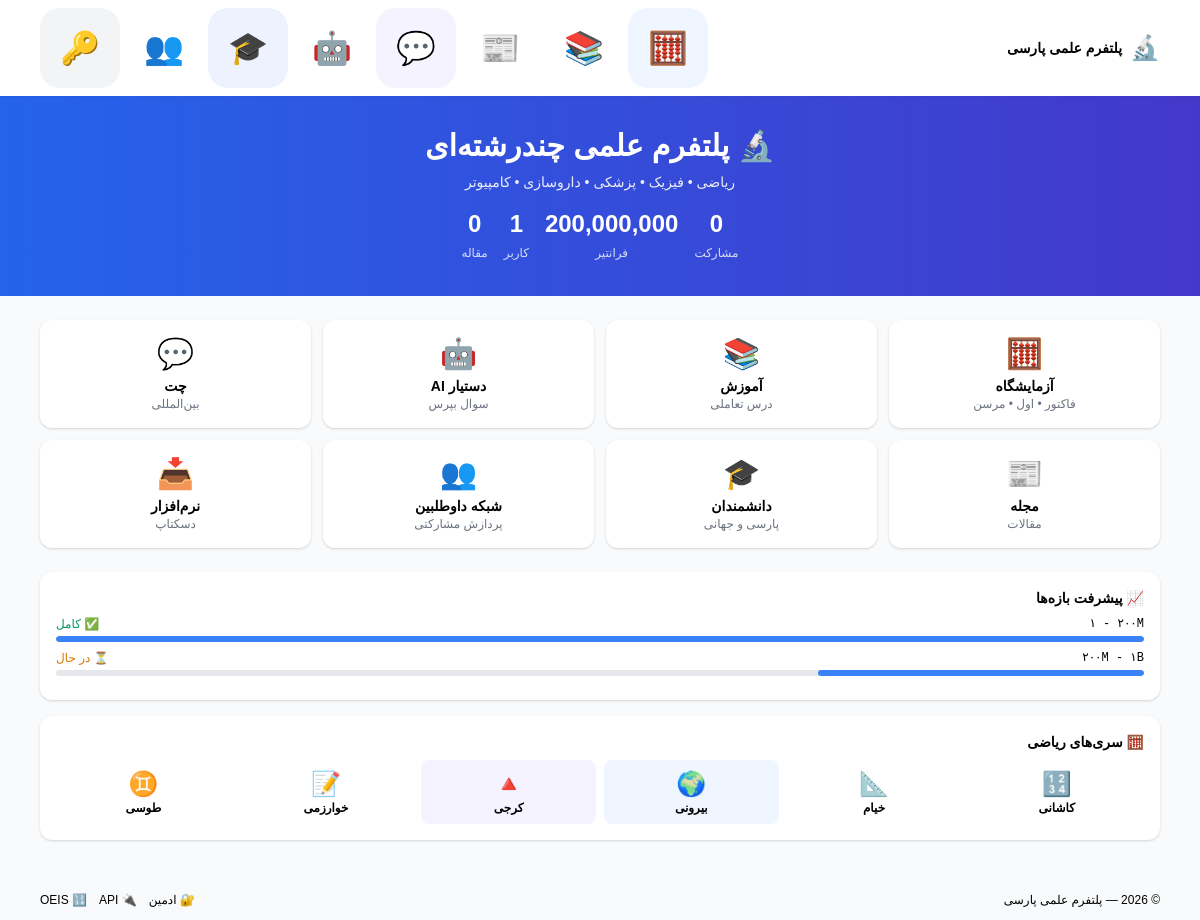
The page / on the database its author committed.
### tables this page shows
CREATE TABLE IF NOT EXISTS math_series (
    id INT AUTO_INCREMENT PRIMARY KEY,
    name VARCHAR(100) NOT NULL,
    name_en VARCHAR(100) NOT NULL,
    name_ar VARCHAR(100),
    mathematician VARCHAR(200),
    mathematician_en VARCHAR(200),
    century INT,
    born_year INT,
    died_year INT,
    description TEXT,
    description_en TEXT,
    oeis_ref VARCHAR(50),
    formula TEXT,
    color VARCHAR(50),
    icon VARCHAR(50),
    sort_order INT DEFAULT 0,
    created_at TIMESTAMP DEFAULT CURRENT_TIMESTAMP
);

### functions.php (called while the page is built, shortened)
<?php
class Settings {
    private static $cache = null;
    public static function load() {
        if (self::$cache !== null) return self::$cache;
        try {
            $pdo = Database::getInstance();
            $stmt = $pdo->query("SELECT key_name, value FROM settings");
            self::$cache = [];
            while ($row = $stmt->fetch()) {
                self::$cache[$row['key_name']] = $row['value'];
            }
        } catch (Exception $e) {
            self::$cache = [];
        }
        return self::$cache;
    }
    public static function get($key, $default = '') {
        $settings = self::load();
        return $settings[$key] ?? $default;
    }
}
function factordb_get_contributions() {
    $token = Settings::get('factordb_token', '');
    if (!$token) return ['total' => 0, 'largest_digits' => 0];
    $ch = curl_init(FACTORDB_API);
    $response = curl_exec($ch);
    $data = json_decode($response, true);
    return $data['result'] ?? ['total' => 0, 'largest_digits' => 0];
}
function sanitize($input) {
    return htmlspecialchars(trim($input ?? ''), ENT_QUOTES, 'UTF-8');
}
function is_logged_in() {
    return isset($_SESSION['user_id']);
}
function current_user() {
    if (!is_logged_in()) return null;
}
function get_math_series() {
    try {
        $pdo = Database::getInstance();
        return $pdo->query("SELECT * FROM math_series ORDER BY sort_order")->fetchAll();
    } catch (Exception $e) { return []; }
}
function get_frontier() {
    try {
        $pdo = Database::getInstance();
        $stmt = $pdo->query("SELECT MAX(end_num) as frontier FROM ranges WHERE is_complete = 1");
        return $stmt->fetch()['frontier'] ?? 200000000;
    } catch (Exception $e) { return 200000000; }
}
function get_site_stats() {
    $pdo = Database::getInstance();
    $users = 0; $articles = 0; $factors = 0; $series = 0;
    try { $users = $pdo->query("SELECT COUNT(*) FROM users")->fetchColumn(); } catch (Exception $e) {}
    try { $articles = $pdo->query("SELECT COUNT(*) FROM articles WHERE is_published = 1")->fetchColumn(); } catch (Exception $e) {}
    try { $factors = $pdo->query("SELECT COUNT(*) FROM factors")->fetchColumn(); } catch (Exception $e) {}
    try { $series = $pdo->query("SELECT COUNT(*) FROM math_series")->fetchColumn(); } catch (Exception $e) {}
    $cache_file = CACHE_DIR . 'factordb_stats.json';
    $contributions = 0; $largest = 0;
    if (file_exists($cache_file) && time() - filemtime($cache_file) < 300) {
        $data = json_decode(file_get_contents($cache_file), true);
        $contributions = $data['total'] ?? 0;
        $largest = $data['largest_digits'] ?? 0;
    } else {
        $data = factordb_get_contributions();
        $contributions = $data['total'] ?? 0;
        $largest = $data['largest_digits'] ?? 0;
    }
    return [
        'users' => $users, 'articles' => $articles, 'factors' => $factors,
        'series' => $series, 'contributions' => $contributions,
        'largest_factor' => $largest, 'frontier' => get_frontier(),
    ];
}

### index.php (the view, shortened to what this page needs)
<?php
require_once __DIR__ . '/functions.php';
$lang = $_GET['lang'] ?? $_COOKIE['lang'] ?? 'fa';
$dir = in_array($lang, ['fa','ar','ur']) ? 'rtl' : 'ltr';
try { $stats = get_site_stats(); } catch (Exception $e) {
    $stats = ['users' => 0, 'articles' => 0, 'factors' => 0, 'series' => 0, 'contributions' => 24000, 'largest_factor' => 50, 'frontier' => 200000000];
}
try { $series = get_math_series(); } catch (Exception $e) { $series = []; }
$user = current_user();
$ranges = [
    ['range' => '۱ - ۲۰۰M', 'primes' => 110789, 'composites' => 0, 'complete' => true],
    ['range' => '۲۰۰M - ۱B', 'primes' => 0, 'composites' => 0, 'complete' => false, 'in_progress' => true],
];
?>
<!DOCTYPE html>
<html lang="<?= $lang ?>" dir="<?= $dir ?>">
<head>
    <link href="https://cdn.jsdelivr.net/npm/tailwindcss@2/dist/tailwind.min.css" rel="stylesheet">
    <link rel="stylesheet" href="https://cdn.jsdelivr.net/gh/rastikerdar/vazirmatn@v33.003/Vazirmatn-font-face.css">
</head>
<body class="bg-gray-50">
<header class="bg-white shadow-sm sticky top-0 z-50">
    <div class="max-w-6xl mx-auto px-4 py-2 flex items-center justify-between">
        <div class="flex items-center gap-2">
            <span class="text-2xl">🔬</span>
            <span class="font-bold text-sm">پلتفرم علمی پارسی</span>
        </div>
        <div class="flex items-center gap-1">
            <a href="factor.php" class="icon-btn bg-blue-50 hover:bg-blue-100" title="آزمایشگاه">🧮</a>
            <a href="lessons.php" class="icon-btn bg-emerald-50 hover:bg-emerald-100" title="آموزش">📚</a>
            <a href="magazine.php" class="icon-btn bg-amber-50 hover:bg-amber-100" title="مجله">📰</a>
            <a href="chat.php" class="icon-btn bg-purple-50 hover:bg-purple-100" title="چت">💬</a>
            <a href="ai/chat.php" class="icon-btn bg-rose-50 hover:bg-rose-100" title="AI">🤖</a>
            <a href="scientists.php" class="icon-btn bg-indigo-50 hover:bg-indigo-100" title="دانشمندان">🎓</a>
            <a href="network.php" class="icon-btn bg-cyan-50 hover:bg-cyan-100" title="شبکه داوطلبین">👥</a>
            <?php if ($user): ?>
            <a href="profile.php" class="icon-btn bg-gray-100" title="پروفایل">👤</a>
            <?php else: ?>
            <a href="auth/phone.php" class="icon-btn bg-gray-100" title="ورود">🔑</a>
            <?php endif; ?>
        </div>
    </div>
</header>
<section class="bg-gradient-to-r from-blue-600 to-indigo-700 text-white py-8">
    <div class="max-w-6xl mx-auto px-4 text-center">
        <h1 class="text-3xl font-bold mb-2">🔬 پلتفرم علمی چندرشته‌ای</h1>
        <p class="text-sm opacity-90 mb-4">ریاضی • فیزیک • پزشکی • داروسازی • کامپیوتر</p>
        <div class="flex justify-center gap-4 text-center">
            <div><span class="text-2xl font-bold"><?= number_format($stats['contributions']) ?></span><br><span class="text-xs opacity-80">مشارکت</span></div>
            <div><span class="text-2xl font-bold"><?= number_format($stats['frontier']) ?></span><br><span class="text-xs opacity-80">فرانتیر</span></div>
            <div><span class="text-2xl font-bold"><?= number_format($stats['users']) ?></span><br><span class="text-xs opacity-80">کاربر</span></div>
            <div><span class="text-2xl font-bold"><?= number_format($stats['articles']) ?></span><br><span class="text-xs opacity-80">مقاله</span></div>
        </div>
    </div>
</section>
<section class="max-w-6xl mx-auto px-4 py-6">
    <div class="grid grid-cols-2 md:grid-cols-4 gap-3 mb-6">
        <a href="factor.php" class="card bg-white rounded-xl p-4 text-center shadow">
            <div class="text-3xl mb-1">🧮</div>
            <div class="font-bold text-sm">آزمایشگاه</div>
            <div class="text-xs text-gray-500">فاکتور • اول • مرسن</div>
        </a>
        <a href="lessons.php" class="card bg-white rounded-xl p-4 text-center shadow">
            <div class="text-3xl mb-1">📚</div>
            <div class="font-bold text-sm">آموزش</div>
            <div class="text-xs text-gray-500">درس تعاملی</div>
        </a>
        <a href="ai/chat.php" class="card bg-white rounded-xl p-4 text-center shadow">
            <div class="text-3xl mb-1">🤖</div>
            <div class="font-bold text-sm">دستیار AI</div>
            <div class="text-xs text-gray-500">سوال بپرس</div>
        </a>
        <a href="chat.php" class="card bg-white rounded-xl p-4 text-center shadow">
            <div class="text-3xl mb-1">💬</div>
            <div class="font-bold text-sm">چت</div>
            <div class="text-xs text-gray-500">بین‌المللی</div>
        </a>
        <a href="magazine.php" class="card bg-white rounded-xl p-4 text-center shadow">
            <div class="text-3xl mb-1">📰</div>
            <div class="font-bold text-sm">مجله</div>
            <div class="text-xs text-gray-500">مقالات</div>
        </a>
        <a href="scientists.php" class="card bg-white rounded-xl p-4 text-center shadow">
            <div class="text-3xl mb-1">🎓</div>
            <div class="font-bold text-sm">دانشمندان</div>
            <div class="text-xs text-gray-500">پارسی و جهانی</div>
        </a>
        <a href="network.php" class="card bg-white rounded-xl p-4 text-center shadow">
            <div class="text-3xl mb-1">👥</div>
            <div class="font-bold text-sm">شبکه داوطلبین</div>
            <div class="text-xs text-gray-500">پردازش مشارکتی</div>
        </a>
        <a href="download.php" class="card bg-white rounded-xl p-4 text-center shadow">
            <div class="text-3xl mb-1">📥</div>
            <div class="font-bold text-sm">نرم‌افزار</div>
            <div class="text-xs text-gray-500">دسکتاپ</div>
        </a>
    </div>
    <div class="bg-white rounded-xl shadow p-4 mb-4">
        <h3 class="font-bold text-sm mb-2">📈 پیشرفت بازه‌ها</h3>
        <?php foreach ($ranges as $r): ?>
        <div class="mb-2">
            <div class="flex justify-between text-xs mb-1">
                <span class="font-mono" dir="ltr"><?= $r['range'] ?></span>
                <span class="<?= $r['complete']?'text-green-600':'text-yellow-600' ?>"><?= $r['complete']?'✅ کامل':'⏳ در حال' ?></span>
            </div>
            <div class="progress"><div class="progress-bar" style="width: <?= $r['complete']?100:30 ?>%"></div></div>
        </div>
        <?php endforeach; ?>
    </div>
    <?php if (!empty($series)): ?>
    <div class="bg-white rounded-xl shadow p-4 mb-4">
        <h3 class="font-bold text-sm mb-2">🧮 سری‌های ریاضی</h3>
        <div class="grid grid-cols-3 md:grid-cols-6 gap-2">
            <?php foreach ($series as $s): ?>
            <div class="text-center p-2 rounded-lg bg-<?= $s['color'] ?? 'blue' ?>-50">
                <div class="text-2xl"><?= $s['icon'] ?? '🔢' ?></div>
                <div class="text-xs font-bold"><?= sanitize($s['name'] ?? '') ?></div>
            </div>
            <?php endforeach; ?>
        </div>
    </div>
    <?php endif; ?>
</section>
<footer class="bg-slate-900 text-slate-400 py-3">
    <div class="max-w-6xl mx-auto px-4 flex justify-between text-xs">
        <span>© 2026 — پلتفرم علمی پارسی</span>
        <div class="flex gap-3">
            <a href="admin/" class="hover:text-white">🔐 ادمین</a>
            <a href="api.php" class="hover:text-white">🔌 API</a>
            <a href="oeis.php" class="hover:text-white">🔢 OEIS</a>
        </div>
    </div>
</footer>
</body>
</html>

### index.php (style rules this page uses)
body { font-family: 'Vazirmatn', sans-serif; }
.card { transition: all 0.2s; }
.icon-btn { width: 80px; height: 80px; display: flex; align-items: center; justify-content: center; border-radius: 20px; font-size: 2rem; cursor: pointer; }
.progress { height: 6px; border-radius: 3px; background: #e5e7eb; overflow: hidden; }
.progress-bar { height: 100%; background: #3b82f6; border-radius: 3px; transition: width 0.5s; }

### rows shown on the page
math_series: icon "🔢", name "کاشانی"
math_series: icon "📐", name "خیام"
math_series: icon "🌍", name "بیرونی"
math_series: icon "🔺", name "کرجی"
math_series: icon "📝", name "خوارزمی"
math_series: icon "♊", name "طوسی"

### other values the page prints
$stats['contributions'] "0"
$stats['frontier'] "200,000,000"
$stats['users'] "1"
$stats['articles'] "0"
$r['range'] "۱ - ۲۰۰M"
$r['range'] "۲۰۰M - ۱B"
